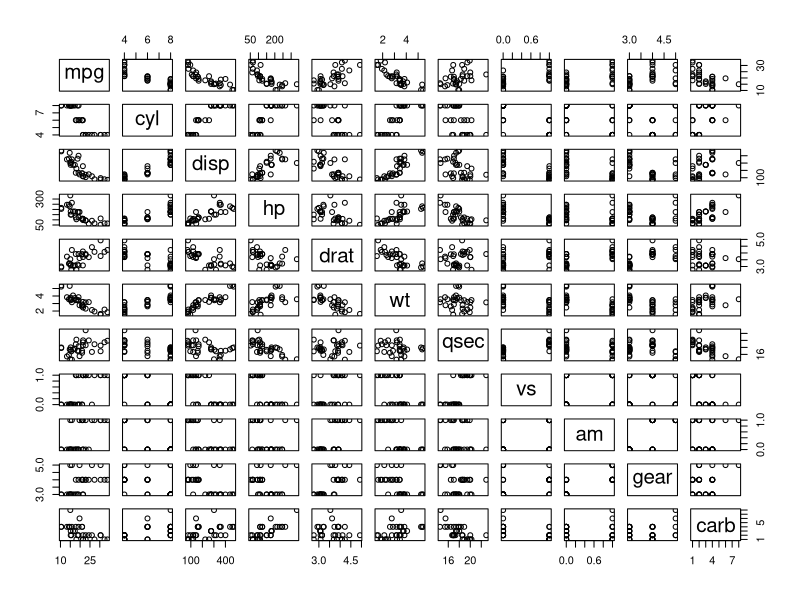

The R source for this figure:
## ---- chunk 1
knitr::opts_chunk$set(echo = TRUE)
## ---- chunk 2
summary(mtcars)
## ---- chunk 3
plot(mtcars)
